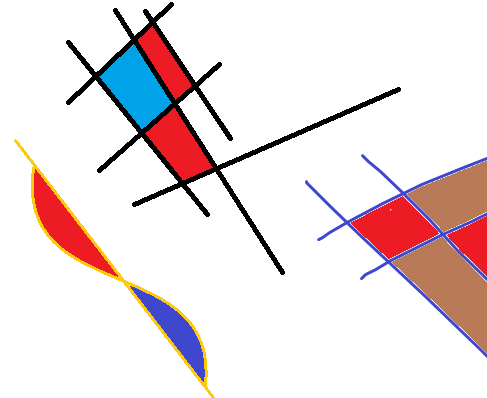
#> input picture corner.png, 487 x 398 px
$ python Corner_Detecction.py
#> lines starting #> are read from the running program, lines starting #| are printed output that depends on the picture; after the words box and inside, x2 and y2 are one past the last pixel; in counts of white or black regions, pixels touching at a corner belong together
import cv2
import numpy as np

img = cv2.imread('corner.png')
#> img is the input picture: shape (398, 487, 3); mean B, G, R 223.8, 222.7, 234.6
gray = cv2.cvtColor(img, cv2.COLOR_BGR2GRAY)
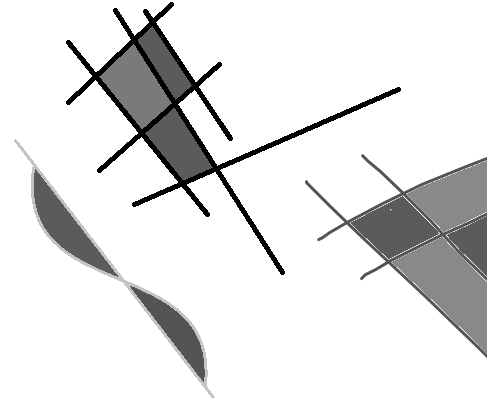
#> gray: shape (398, 487); min 0, max 255, mean 226.4
gray = np.float32(gray)

corners = cv2.goodFeaturesToTrack(gray, 200, 0.01, 10)
#> corners = 167 rows, first 8: [221, 170], [134, 34], [141, 138], [179, 104], [194, 91], [95, 81], [153, 17], [187, 184]
corners = np.int0(corners)

for corner in corners:
    x, y = corner.ravel()
    cv2.circle(img, (x, y), 3, 255, -1)
#> this loop made 167 passes
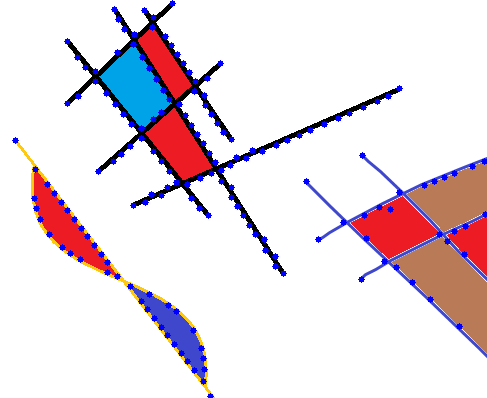
#> img: shape (398, 487, 3); 2.49% of pixels changed, all inside (x1, y1, x2, y2) = (12, 0, 487, 398)


# displayed image gets destoyed :: Reason?
# imwrite to check the outup --> satisfactory
cv2.imshow('corner', img)
cv2.imwrite('save_img_corner.png', img)

$ run again, with patterns.png copied over corner.png
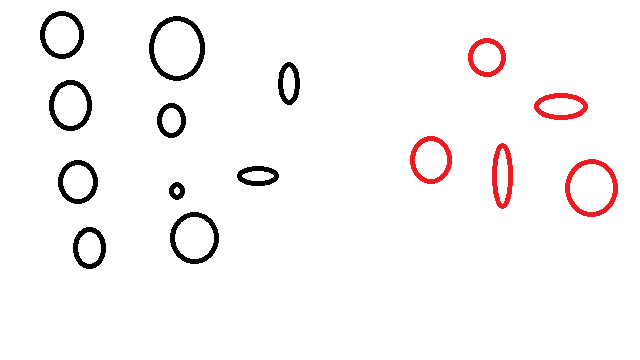
#> input picture patterns.png, 640 x 360 px
#> img is the input picture: shape (360, 640, 3); mean B, G, R 246, 245.8, 248.7
#> corners = 130 rows, first 8: [273, 176], [242, 176], [177, 194], [289, 99], [289, 67], [502, 203], [502, 148], [181, 222]
#> the loop `for corner in corners:` made 130 passes
#> after the loop `for corner in corners:`:
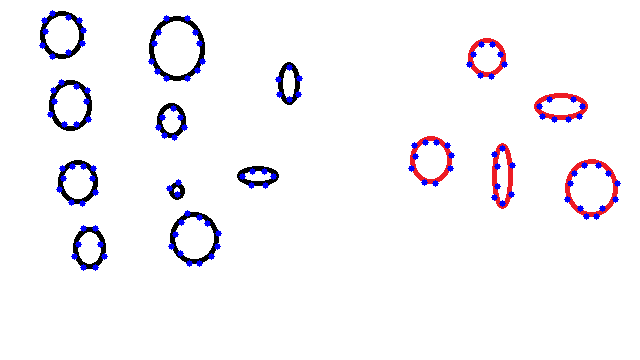
#> img: shape (360, 640, 3); 1.64% of pixels changed, all inside (x1, y1, x2, y2) = (39, 10, 621, 271)
